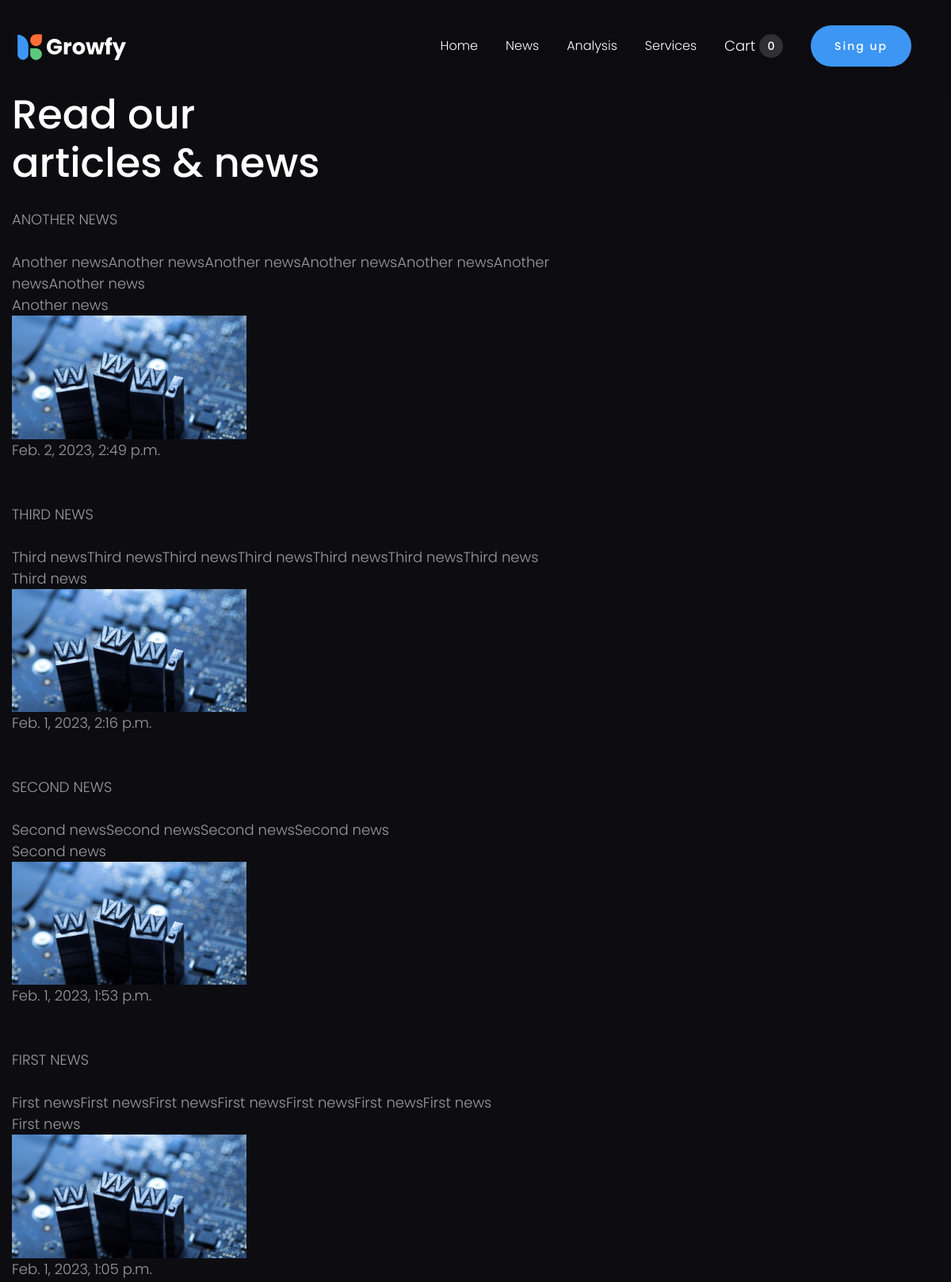
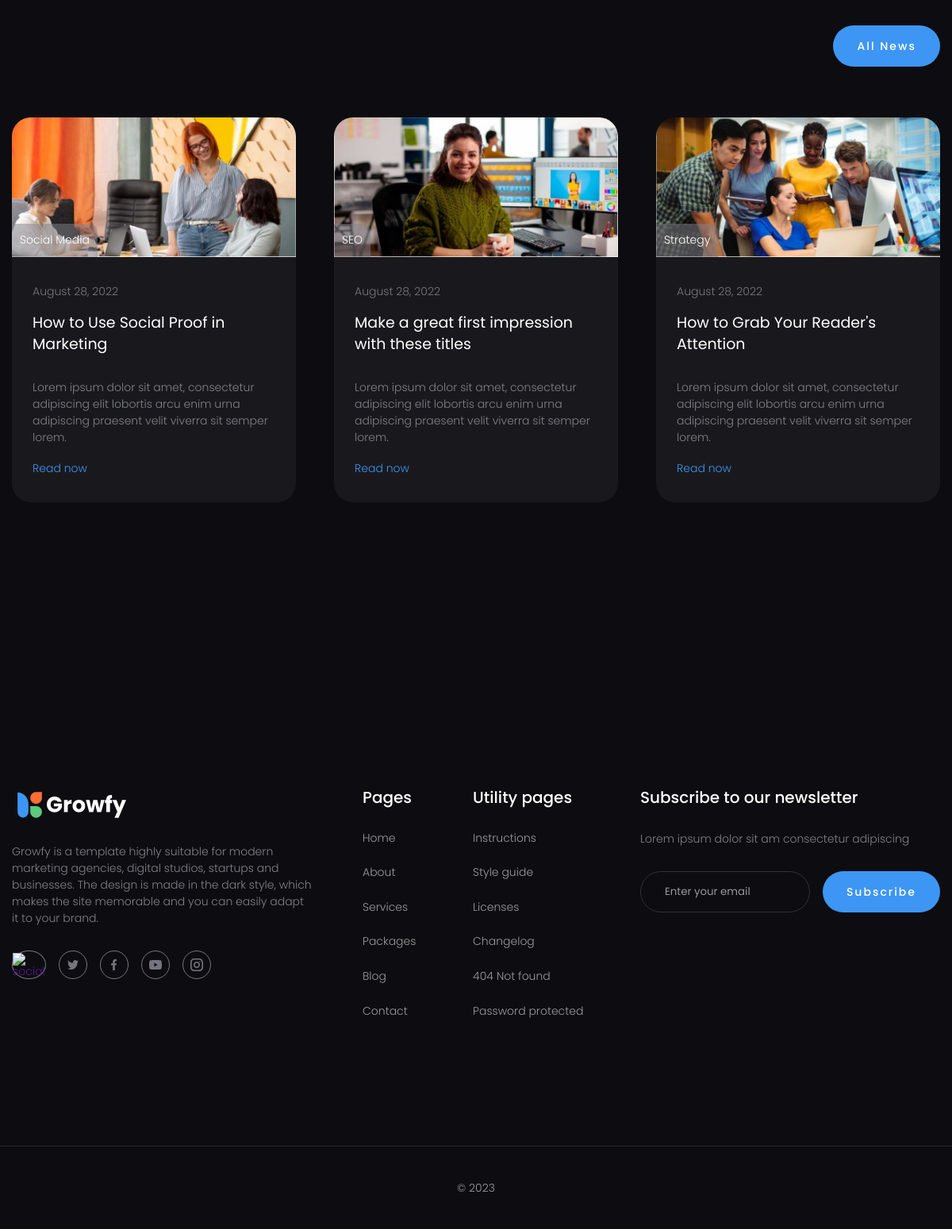
Page /news/ on the committed database (2 pictures, top to bottom).
### main/models.py (models this page shows)
class New(models.Model):
    title = models.CharField(max_length=100)
    text = models.TextField()
    image = models.ImageField(upload_to='main/images/')
    date = models.DateTimeField(null=True)
    def __str__(self):
        return self.title

### main/views.py (the view)
# urls.py: path('news/', views.news, name='news'),
def news(request):
    news = New.objects.order_by('-date')[:10]
    return render(request, 'main/news.html', {'news': news})

### main/templates/main/news.html
{% extends 'main/base.html' %}
{% load static %}
{% block content %}
<section class="page__blog blog">
					<div class="blog__container">
						<div class="blog__header header__main">
							<br><h2 class="header-main__title">Read our <br> articles & news</h2>
							<div class="header-main__body">
								<div class="header-main__text">
									{% for new in news %}
									<div style="text-transform:uppercase;">{{new.title}}</div><br>
									{{new.text}} <br>
									{{new}} <br>
									<img src="{{new.image.url}}" width=40%><br>
									{{new.date}} <br><br><br>
									{% endfor %}
								</div>
								<div class="header-main__actions">
									<a href="" class="header-main__button button">All News</a>
								</div>
						</div>
						</div>
						<div class="blog__items">
							<article class="blog__item item-blog">
								<div class="item-blog__header">
									<a href="" class="item-blog__image">
										<img src="{% static 'main/images/blog/01.jpg' %}" alt="image">
									</a>
									<a href="" class="item-blog__category">Social Media</a>
							  </div>
								<div class="item-blog__body">
									<div class="item-blog__date">August 28, 2022</div>
									<h4 class="item-blog__title">
										<a href="" class="item-blog__link-title">How to Use Social Proof in Marketing</a>
									</h4>
									<div class="item-blog__text text">
										<p>Lorem ipsum dolor sit amet, consectetur adipiscing elit lobortis arcu enim urna adipiscing praesent velit viverra sit semper lorem.</p>
									</div>
									<a href="" class="item-blog__link">Read now</a>
								</div>
							</article>
							<article class="blog__item item-blog">
								<div class="item-blog__header">
									<a href="" class="item-blog__image">
										<img src="{% static 'main/images/blog/02.jpg' %}" alt="image">
									</a>
									<a href="" class="item-blog__category">SEO</a>
							  </div>
								<div class="item-blog__body">
									<div class="item-blog__date">August 28, 2022</div>
									<h4 class="item-blog__title">
										<a href="" class="item-blog__link-title">Make a great first impression with these titles</a>
									</h4>
									<div class="item-blog__text text">
										<p>Lorem ipsum dolor sit amet, consectetur adipiscing elit lobortis arcu enim urna adipiscing praesent velit viverra sit semper lorem.</p>
									</div>
									<a href="" class="item-blog__link">Read now</a>
								</div>
							</article>
							<article class="blog__item item-blog">
								<div class="item-blog__header">
									<a href="" class="item-blog__image">
										<img src="{% static 'main/images/blog/03.jpg' %}" alt="image">
									</a>
									<a href="" class="item-blog__category">Strategy</a>
							  </div>
								<div class="item-blog__body">
									<div class="item-blog__date">August 28, 2022</div>
									<h4 class="item-blog__title">
										<a href="" class="item-blog__link-title">How to Grab Your Reader's Attention</a>
									</h4>
									<div class="item-blog__text text">
										<p>Lorem ipsum dolor sit amet, consectetur adipiscing elit lobortis arcu enim urna adipiscing praesent velit viverra sit semper lorem.</p>
									</div>
									<a href="" class="item-blog__link">Read now</a>
								</div>
							</article>
						</div>
					</div>
				</section>
{% endblock %}

### main/templates/main/base.html (shortened to what this page needs)
<!DOCTYPE html>
<html lang="en">
<head>
	{% load static %}
  	<link rel="stylesheet" href="{% static 'main/css/main.css' %}">
</head>
<body>
	<div class="wrapper">
		<header class="header">
			<div class="header__container">
				<a href="{% url 'main:index' %}" class="header__logo"><img src="{% static 'main/images/logo.svg' %}" alt="logo">
				</a>
				<nav class="header__menu menu">
					<div class="menu__body">
						<ul class="menu__list">
							<li class="menu__item"><a href="{% url 'main:index' %}" class="menu__link">Home</a></li>
							<li class="menu__item"><a href="{% url 'main:news' %}" class="menu__link">News</a></li>
							<li class="menu__item"><a href="{% url 'main:analysis' %}" class="menu__link">Analysis</a></li>
							<li class="menu__item"><a href="{% url 'main:services' %}" class="menu__link">Services</a></li>
						</ul>
					</div>
				</nav>
				<a href="" class="header__cart cart-header">
					<span class="cart-header__text">Cart</span>
					<span class="cart-header__quantity">0</span>
				</a>
				{% if user.is_authenticated %}
				<a href="{% url 'main:signupuser' %}" class="header__button button">{{ user }}</a>
				{% else %}
				<a href="{% url 'main:signupuser' %}" class="header__button button">Sing up</a>
				{% endif %}
			</div>
		</header>
		{% block content %}{% endblock %}
		<footer class="footer">
			<div class="footer__main main-footer">
				<div class="main-footer__container">
					<div class="main-footer__column">
						<a href="" class="main-footer__logo">
							<img src="{% static 'main/images/logo.svg' %}" alt="logo">
						</a>
						<div class="main-footer__text text">
							<p>Growfy is a template highly suitable for modern marketing agencies, digital studios, startups and businesses. The design is made in the dark style, which makes the site memorable and you can easily adapt it to your brand.
							</p>
						</div>
						<div class="main-footer__social social">
							<a href="" class="social__link">
								<img src="{% static 'main/images/social/01.svg' %}" alt="social">
							</a>
							<a href="" class="social__link">
								<img src="{% static 'main/images/social/02.svg' %}" alt="social">
							</a>
							<a href="" class="social__link">
								<img src="{% static 'main/images/social/03.svg' %}" alt="social">
							</a>
							<a href="" class="social__link">
								<img src="{% static 'main/images/social/04.svg' %}" alt="social">
							</a>
							<a href="" class="social__link">
								<img src="{% static 'main/images/social/05.svg' %}" alt="social">
							</a>
						</div>
					</div>
					<div class="main-footer__column">
						<div class="main-footer__label">Pages</div>
						<nav class="main-footer__menu menu-footer">
							<ul class="menu-footer__list">
								<li class="menu-footer__item">
									<a href="" class="menu-footer-link">Home</a>
								</li>
								<li class="menu-footer__item">
									<a href="" class="menu-footer-link">About</a>
								</li>
								<li class="menu-footer__item">
									<a href="" class="menu-footer-link">Services</a>
								</li>
								<li class="menu-footer__item">
									<a href="" class="menu-footer-link">Packages</a>
								</li>
								<li class="menu-footer__item">
									<a href="" class="menu-footer-link">Blog</a>
								</li>
								<li class="menu-footer__item">
									<a href="" class="menu-footer-link">Contact</a>
								</li>
							</ul>
						</nav>
					</div>
					<div class="main-footer__column">
						<div class="main-footer__label">Utility pages</div>
						<nav class="main-footer__menu menu-footer">
							<ul class="menu-footer__list">
								<li class="menu-footer__item">
									<a href="" class="menu-footer-link">Instructions</a>
								</li>
								<li class="menu-footer__item">
									<a href="" class="menu-footer-link">Style guide</a>
								</li>
								<li class="menu-footer__item">
									<a href="" class="menu-footer-link">Licenses</a>
								</li>
								<li class="menu-footer__item">
									<a href="" class="menu-footer-link">Changelog</a>
								</li>
								<li class="menu-footer__item">
									<a href="" class="menu-footer-link">404 Not found</a>
								</li>
								<li class="menu-footer__item">
									<a href="" class="menu-footer-link">Password protected</a>
								</li>
							</ul>
						</nav>
					</div>
					 <div class="main-footer__column">
						<div class="main-footer__label">Subscribe to our newsletter</div>
						<div class="main-footer__text text">Lorem ipsum dolor sit am consectetur adipiscing</div>
						 <form action="" class="subscribe">
								<input type="email" placeholder="Enter your email" required class="subscribe__input">
								<button type="submit" class="subscribe__button button">Subscribe</button>
						 </form>
					 </div>
					</div>
			</div>
			<div class="footer__bottom bottom-footer">
				<div class="bottom-footer__container">
					<div class="bottom-footer__copy">© 2023</div>
				</div>
			</div>
		</footer>
	</div>
</body>
</html>

### rows in the picture
New: title "ANOTHER NEWS", text "Another newsAnother newsAnother newsAnother newsAnother newsAnother newsAnother news", title "Another news", image (picture), date "Feb. 2, 2023, 2:49 p.m."
New: title "THIRD NEWS", text "Third newsThird newsThird newsThird newsThird newsThird newsThird news", title "Third news", image (picture), date "Feb. 1, 2023, 2:16 p.m."
New: title "SECOND NEWS", text "Second newsSecond newsSecond newsSecond news", title "Second news", image (picture), date "Feb. 1, 2023, 1:53 p.m."
New: title "FIRST NEWS", text "First newsFirst newsFirst newsFirst newsFirst newsFirst newsFirst news", title "First news", image (picture), date "Feb. 1, 2023, 1:05 p.m."
